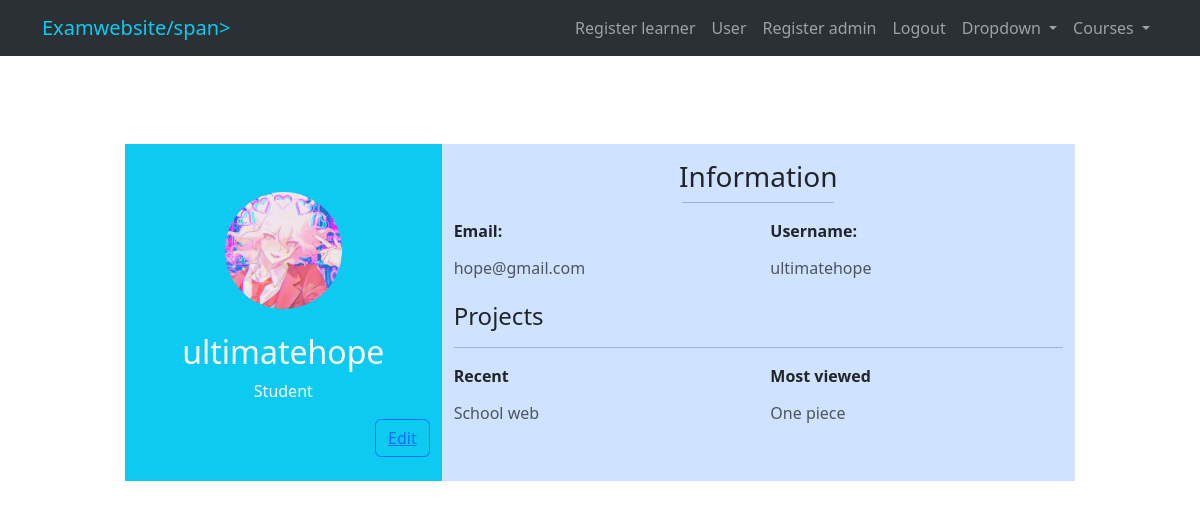
The page /admin-profile/ (signed in) on the database its author committed.
### user/models.py (models this page shows)
class Usercutsom(AbstractUser):
    is_learner = models.BooleanField(default=False)
    is_lectuer = models.BooleanField(default=False)
    email_verified = models.BooleanField(default=False)
    otp_secret = models.CharField(max_length=16, blank=True, null=True)
    otp_created_at = models.DateTimeField(blank=True, null=True)
    is_logged_in = models.BooleanField(default=False)
    token = models.CharField(max_length=100, null=True)
    created_token=models.DateTimeField(auto_now_add=True)

class profile(models.Model):
    user =models.OneToOneField(Usercutsom,on_delete=models.CASCADE)
    image = models.ImageField(default='profile_pics/default.png',upload_to='profile_pics')

### user/views.py (the view)
# urls.py: path('admin-profile/',views.admin_profile, name='admin_profile'),
@user_passes_test(is_admin)
def admin_profile(request):
    current_user = request.user
    try:
        user_profile = profile.objects.get(user=current_user)
        print(f"User Profile Image URL: {user_profile.image.url}")
    except profile.DoesNotExist:
        user_profile = None
    return render(request, 'dashboard/admin_profile.html')

### user/views.py (called while the page is built)
def is_admin(user):
    result = user.is_authenticated and user.is_lectuer
    print(f'is_admin result for user {user}: {result}')
    return result

def user_passes_test(test_func):
    def decorator(view_func):
        @wraps(view_func)
        def _wrapped_view(request, *args, **kwargs):
            if test_func(request.user):
                return view_func(request, *args, **kwargs)
            else:
                return redirect('unauthorized_access')  # Adjust the redirect URL as needed
        return _wrapped_view
    return decorator

### user/templates/dashboard/admin_profile.html
{% extends "dashboard/index2.html" %}
{% block content %}
<div class="container mt-4">
    <div class="row d-flex justify-content-center">
        <div class="col-md-10 mt-5 pt-5">
            <div class="row z-depth-3 ">
                <div class="col-sm-4 bg-info rounded-left ">
                    <div class="card-block text-center text-white mt-5 mb-4 ">
                        <img class="rounded-circle account-img" src="{{ user.profile.image.url }}"  style="width: 40% ">
                        <h2 class="font-weight-bold mt-4">{{ user.username}}</h2>
                        <p>Student</p>
                        <div class="d-flex justify-content-end">
                            <button type="submit"  class="btn btn-outline-primary"><a href="{% url 'admin_profile_edit' %}">Edit</a></button>
                        </div>
                    </div>
                </div>
                <div class="col-sm-8 bg-primary-subtle rounded-right ">
                    <h3 class="mt-3 text-center">Information</h3>
                    <hr class="badge-black mt-1 w-25 mx-auto ">
                    <div class="row">
                        <div class="col-sm-6">
                            <p class="fw-bold">Email:</p>
                            <h6 class="text-muted">{{ user.email}}</h6>
                        </div>
                        <div class="col-sm-6">
                            <p class="fw-bold">Username:</p>
                            <h6 class="text-muted">{{user.username}}</h6>
                        </div>
                    </div>
                    <h4 class="mt-3">Projects</h4>
                    <hr class="bg-primary">
                    <div class="row ">
                        <div class="col-sm-6 ">
                            <p class="fw-bold">Recent</p>
                            <h6 class="text-muted">School web</h6>
                        </div>
                        <div class="col-sm-6 ">
                            <p class="fw-bold">Most viewed</p>
                            <h6 class="text-muted">One piece</h6>
                        </div>
                    </div>
                </div>
            </div>
        </div>
    </div>
</div>
{% endblock content %}

### rows shown on the page
Usercutsom: profile.image (picture), username "ultimatehope", email "hope@gmail.com"
